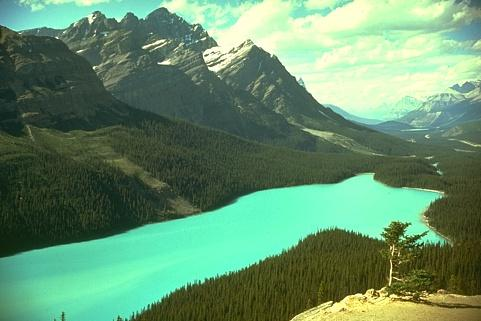
#> input picture image.jpg, 481 x 321 px
$ python brouillon.py
#> lines starting #> are read from the running program, lines starting #| are printed output that depends on the picture; after the words box and inside, x2 and y2 are one past the last pixel; in counts of white or black regions, pixels touching at a corner belong together
### Hexa_grid.py

import numpy as np
import matplotlib.pyplot as plt
import cv2


color = [213.0, 8.0, 47.0][::-1]

thickness = 1


def hexPoint(center, size, i):
    """Calculates the position of the vertex i of an hexagon.

    Parameters
    ----------
        center : the center of the hexagon.

        size : radius of the hexagon (distance between every vertex and its center).

        i : vertex number.

    Returns:
    ----------
    A tuple (x,y) which represents the position of vertex i in the grid.

    """

    degree_angle = 60 * i
    rad_angle = np.deg2rad(degree_angle)

    return (int(center[0] + size * np.cos(rad_angle)),
            int(center[1] + size * np.sin(rad_angle)))


def drawHexa(image, center, size):
    """Draws an hexagon in an image.

    Parameters
    ----------
        image : the image where the hexagon is drawn.

        center : the center of the hexagon.

        size : the radius of the hexagon (distance between every vertex and its center).

    Returns:
    ----------
    The modified image.

    """

    points = getHexaVertices(center, size)

    for i in range(6):

        image = cv2.line(
            image, points[i-1], points[i], color, thickness, cv2.LINE_AA)

    return image


def getHexaVertices(center, size):
    """Computes the hexagon's vertices.

    Parameters
    ----------
        center : the center of the hexagon.

        size : radius of the hexagon (distance between every vertex and its center).

    Returns:
    ----------
    points : list of vertices positions.

    """
    points = []

    for i in range(0, 6):

        points.append(hexPoint(center, size, i))

    return points


def isHexInImage(w, h, center, size):
    """Check if a hexagon is in an image given its dimensions.

    Parameters
    ----------
        w : width of the image.

        h : height of the image.

        center : the center of the hexagon.

        size : radius of the hexagon (distance between every vertex and its center).

    Returns:
    ----------
    bool : True, if the hexagon is inside the image, False otherwise.

    """

    # dunno if i should consider all pixels
    epsilon = 0

    points = getHexaVertices(center, size)

    for point in points:

        x, y = point

        if(x >= 0 and x+epsilon <= h and y >= 0 and y+epsilon <= w):

            return True
    return False


def addMargin(img, centers, rho, size):
    """Computes homothety centered on hexagons centers.

    Parameters
    ----------
        image : image with an hexagonal grid

        centers : hexagon's centers.

        rho : homothety factor [0,1].

    Returns:
    ----------
    image : the image with a modified grid.

    """
    image = img.copy()

    new_vertices = []

    for center in centers:
        # inversed centers so that it can be drawn
        vertices = getHexaVertices(center[::-1], size)

        new_vertices = []

        for v in vertices:

            x, y = v
            # just inversed the positions so that it can be drawn
            new_x = int(rho * (x-center[1]) + center[1])
            new_y = int(rho * (y-center[0]) + center[0])

            image = cv2.line(
                image, [new_x, new_y], v, color, thickness, cv2.LINE_AA)

            new_vertices.append([new_x, new_y])

        cv2.fillPoly(image, np.int32(
            [[new_vertices], [vertices]]), color)

    return image


def drawHexaGrid(img, sigma, rho=2/3):
    """Draws an hexagonal grid on an image.

    Parameters
    ----------
        image : color or gray-scale image.

        sigma : the grid step.

        rho : homothety factor [0,1].

    Returns:
    ----------
    centers : the grid centers.

    """

    image = img.copy()
    # color image
    if(len(image.shape) == 3):

        h, w, _ = image.shape
    # grayscale image
    else:
        h, w = image.shape

    change = 1

    centers = []

    size = sigma / np.sqrt(3)

    center = [0, 0]

    while isHexInImage(w, h, center, size):

        # la boucle interne est celle du H
        while(isHexInImage(w, h, center, size)):

            # needed to invert the center
            # coz cv2 works with w *h
            # meanwhile i m workin with h * w
            image = drawHexa(image, center[::-1], size)

            centers.append(center)

            # cv2.circle(image, (int(center[1]), int(
            #     center[0])), 0, color, 3)

            # plt.imshow(image, cmap="gray")
            # plt.show()

            # The sqrt(3) comes from sin(60°) , x =hauteur, y = largeur
            center = [center[0] + sigma, center[1]]

        center = [change*sigma/2, center[1] + (3/2)*size]

        if(change == 0):

            change = 1

        else:

            change = 0

    cv2.imwrite("grid_image.jpg", image)
    # homothety operation
    image = addMargin(image, centers, rho, size)

    cv2.imwrite("grid_image_with_margin.jpg", image)
    print("nb centers ", len(centers))

    return image, centers

### brouillon.py
import cv2
import numpy as np
import random

from Hexa_grid import drawHexaGrid

# Check if a point is inside a rectangle


# [10 lines left out: function rect_contains, not called in this run]

# Draw a point


def draw_point(img, p, color):
    cv2.circle(img, p, 2, color, cv2.FILLED, cv2.LINE_AA, 0)


# Draw delaunay triangles
# [38 lines left out: functions draw_delaunay, draw_voronoi, not called in this run]


if __name__ == '__main__':

    # Define window names
    win_delaunay = "Delaunay Triangulation"
    win_voronoi = "Voronoi Diagram"

    # Turn on animation while drawing triangles
    animate = True

    # Define colors for drawing.
    delaunay_color = (255, 255, 255)
    points_color = (0, 0, 255)

    # Read in the image.
    img = cv2.imread("image.jpg")
#> img is the input picture: shape (321, 481, 3); mean B, G, R 108.5, 142.6, 101.1

    # Keep a copy around
    img_orig = img.copy()

    # Rectangle to be used with Subdiv2D
    size = img.shape
#> size = (321, 481, 3)
    rect = (0, 0, size[1], size[0])
#> rect = (0, 0, 481, 321)

    # Create an instance of Subdiv2D
    subdiv = cv2.Subdiv2D(rect)

    # Create an array of points.
    points = np.array(drawHexaGrid(img, 40)[:119], np.int16)
#> the loop in drawHexaGrid, `while isHexInImage(w, h, center, size):` made 15 passes
#> after the loop in drawHexaGrid, `while isHexInImage(w, h, center, size):`:
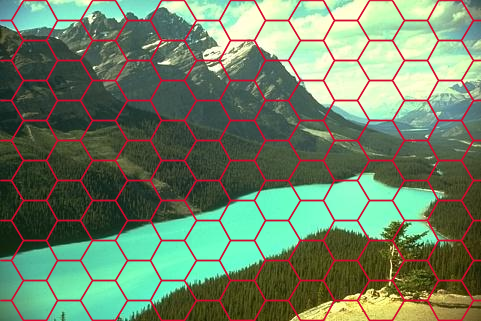
#> image: shape (321, 481, 3); 13.42% of pixels changed, all inside (x1, y1, x2, y2) = (0, 0, 481, 321)
#> the loop in addMargin, `for center in centers:` made 135 passes
#> center on passes 1 to 12: [0, 0], [40, 0], [80, 0], [120, 0], [160, 0], [200, 0], [240, 0], [280, 0], [320, 0], [20, 34.64], [60, 34.64], [100, 34.64]
#> after the loop in addMargin, `for center in centers:`:
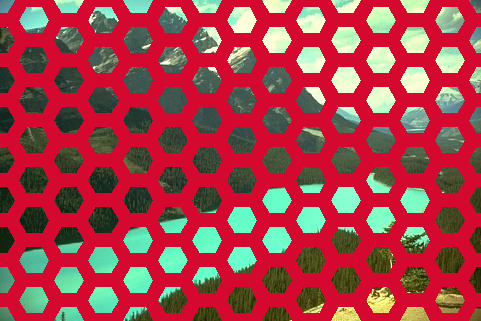
#> image: shape (321, 481, 3); mean B, G, R 72.7, 64.5, 165.4
#| nb centers  135
#> (the run stopped early here; a loop or call above may not have finished)

$ run again, with another.jpg copied over image.jpg
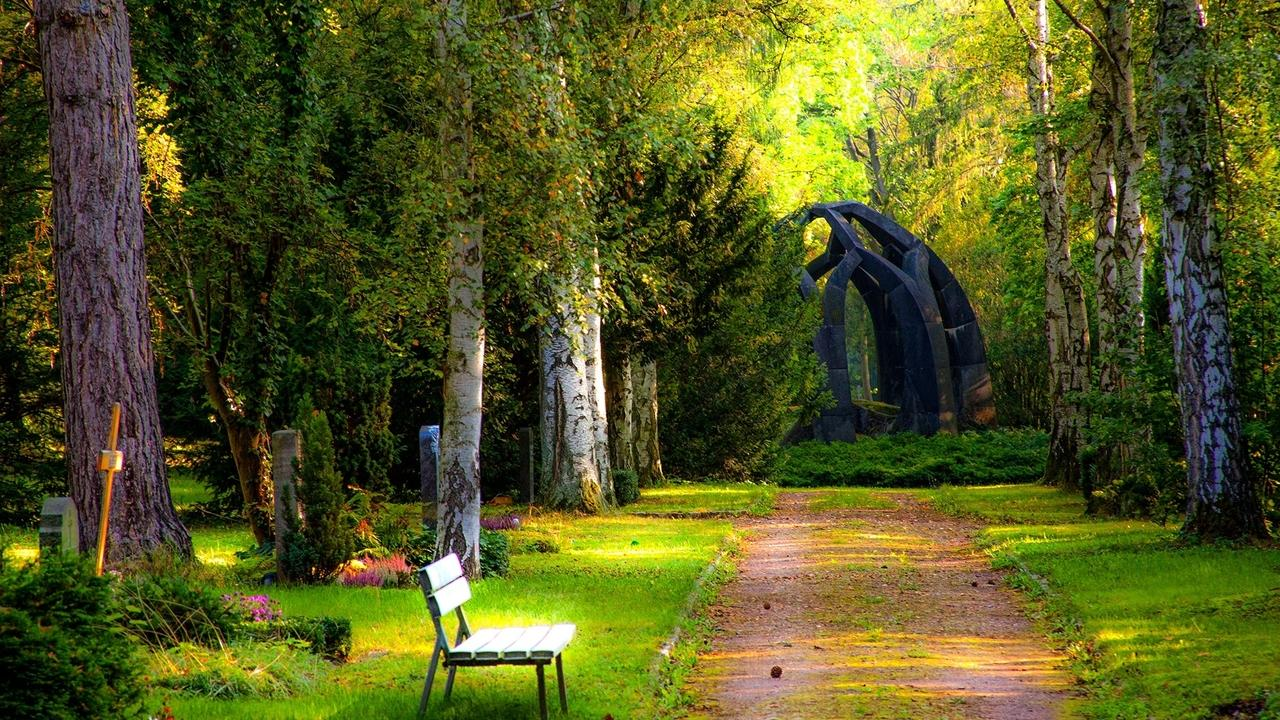
#> input picture another.jpg, 1280 x 720 px
#> img is the input picture: shape (720, 1280, 3); mean B, G, R 34.6, 89.1, 85.4
#> the loop in drawHexaGrid, `while isHexInImage(w, h, center, size):` made 38 passes
#> after the loop in drawHexaGrid, `while isHexInImage(w, h, center, size):`:
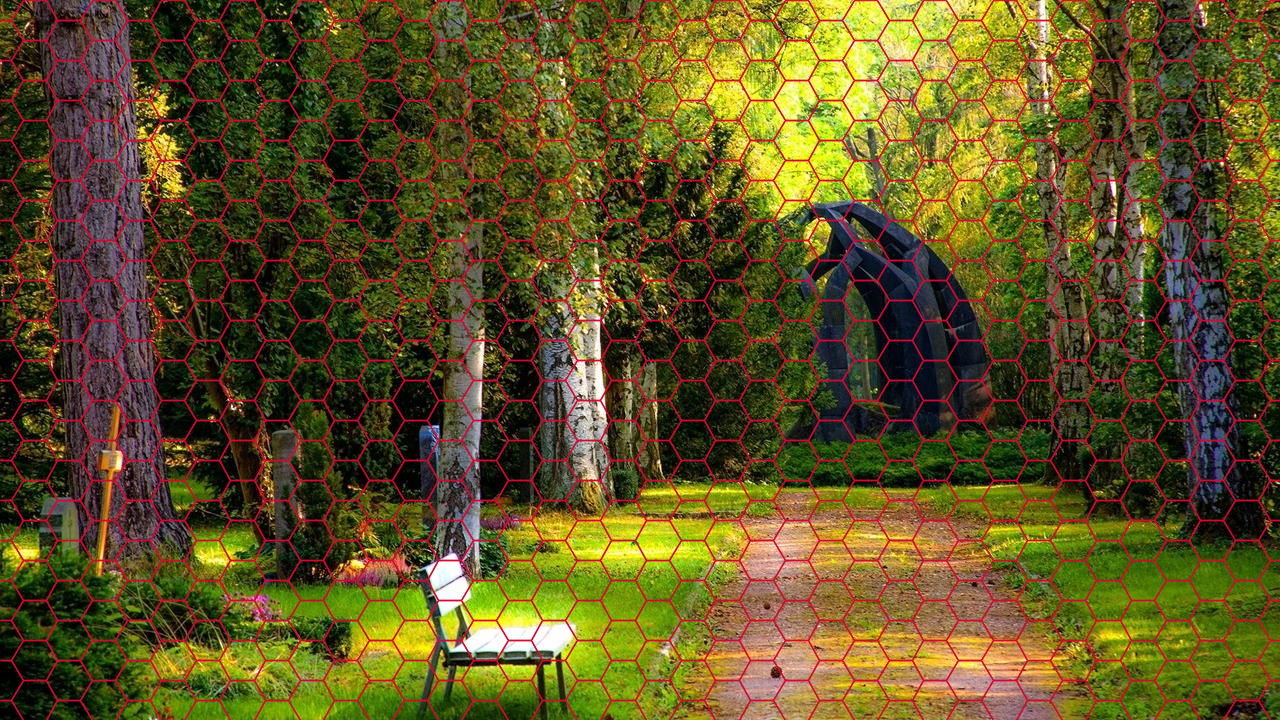
#> image: shape (720, 1280, 3); 13.26% of pixels changed, all inside (x1, y1, x2, y2) = (0, 0, 1280, 720)
#> the loop in addMargin, `for center in centers:` made 721 passes
#> center on passes 1 to 3: [0, 0], [40, 0], [80, 0]
#> after the loop in addMargin, `for center in centers:`:
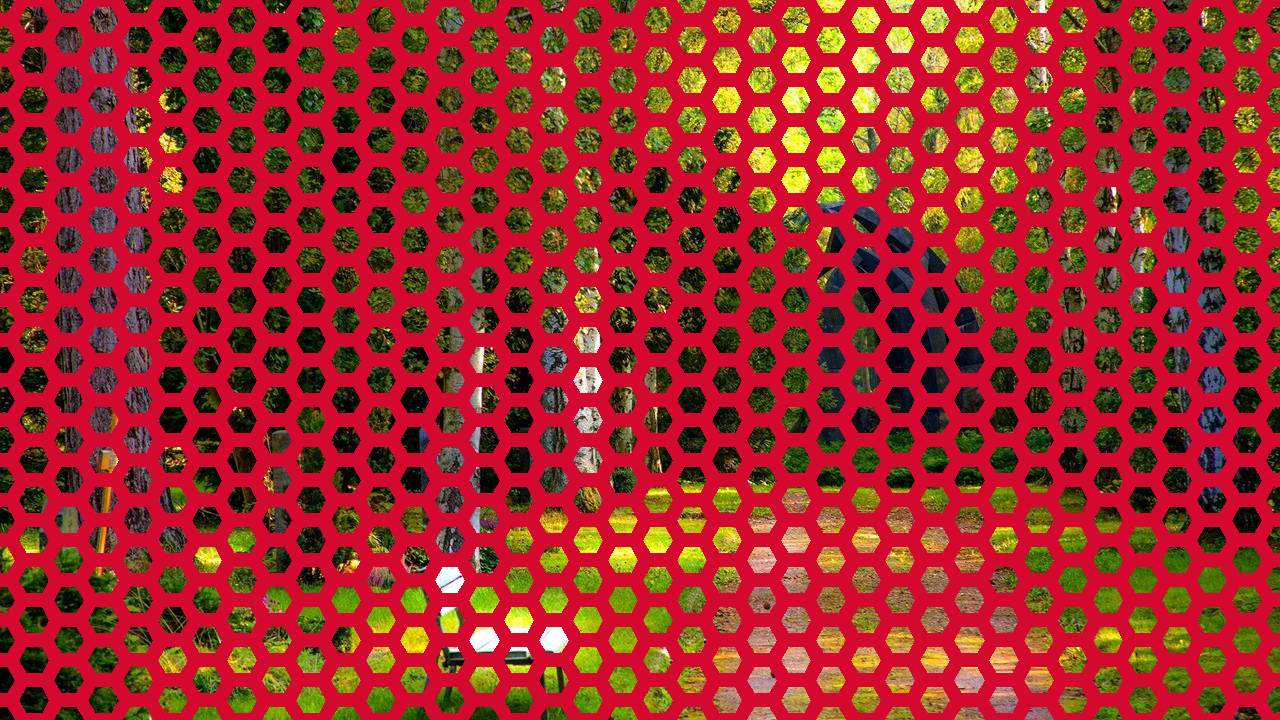
#> image: shape (720, 1280, 3); mean B, G, R 41.8, 42.4, 159
#| nb centers  721

$ run again, with ex.jpg copied over image.jpg
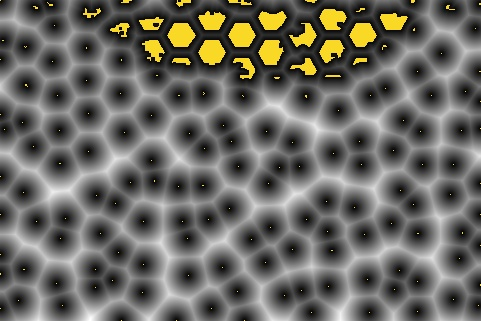
#> input picture ex.jpg, 481 x 321 px
#> img is the input picture: shape (321, 481, 3); mean B, G, R 98.2, 105, 106.4
#> the loop in drawHexaGrid, `while isHexInImage(w, h, center, size):` made 15 passes
#> after the loop in drawHexaGrid, `while isHexInImage(w, h, center, size):`:
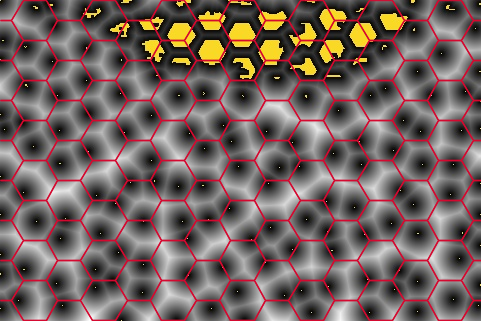
#> image: shape (321, 481, 3); 13.42% of pixels changed, all inside (x1, y1, x2, y2) = (0, 0, 481, 321)
#> the loop in addMargin, `for center in centers:` made 135 passes
#> center on passes 1 to 8: [0, 0], [40, 0], [80, 0], [120, 0], [160, 0], [200, 0], [240, 0], [280, 0]
#> after the loop in addMargin, `for center in centers:`:
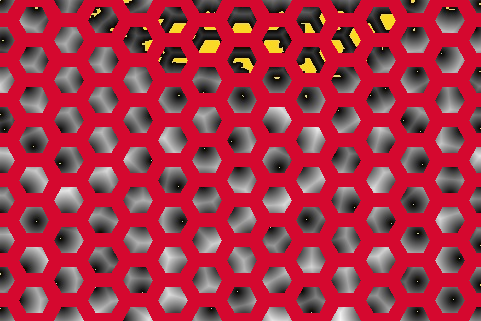
#> image: shape (321, 481, 3); mean B, G, R 69.1, 48.8, 167.7
#| nb centers  135

$ run again, with gradient.jpg copied over image.jpg
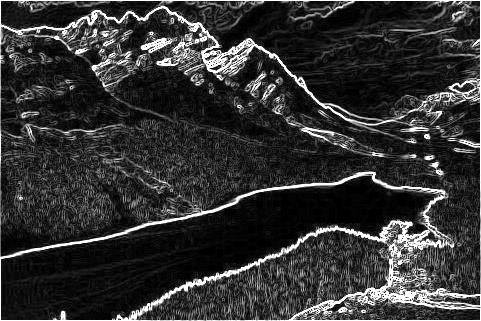
#> input picture gradient.jpg, 481 x 321 px
#> img is the input picture: shape (321, 481, 3); min 0, max 255, mean 50.7
#> the loop in drawHexaGrid, `while isHexInImage(w, h, center, size):` made 15 passes
#> after the loop in drawHexaGrid, `while isHexInImage(w, h, center, size):`:
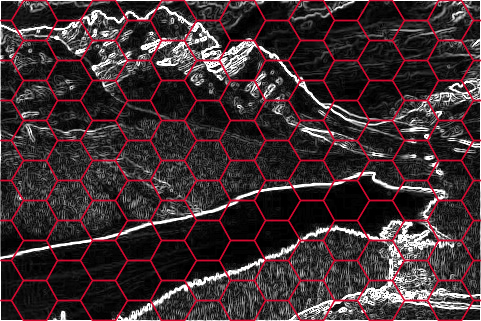
#> image: shape (321, 481, 3); 13.42% of pixels changed, all inside (x1, y1, x2, y2) = (0, 0, 481, 321)
#> the loop in addMargin, `for center in centers:` made 135 passes
#> center on passes 1 to 8: [0, 0], [40, 0], [80, 0], [120, 0], [160, 0], [200, 0], [240, 0], [280, 0]
#> after the loop in addMargin, `for center in centers:`:
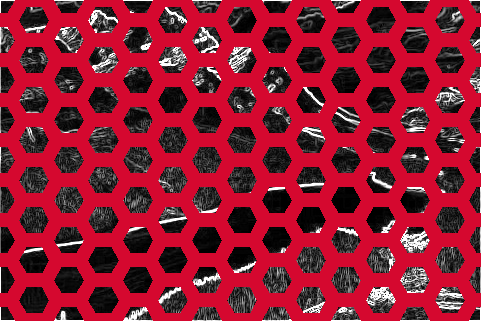
#> image: shape (321, 481, 3); mean B, G, R 48.8, 26.2, 144.7
#| nb centers  135
